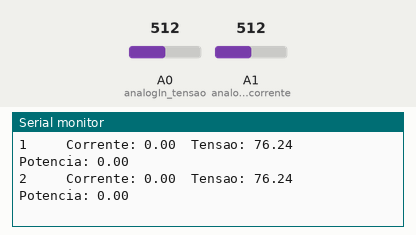
A sketch run on a simulated Arduino Uno, built with avr-gcc and run on an emulated ATmega328P. On the bench: the last lines printed to the serial monitor. The inputs (shaded band) are chosen by the test bench; at power-on: A0 (analogIn_tensao) = 512, A1 (analogIn_corrente) = 512.

Above: at 1.3 s.
1.4 s: A0 (analogIn_tensao) set to 716
At 1.9 s:
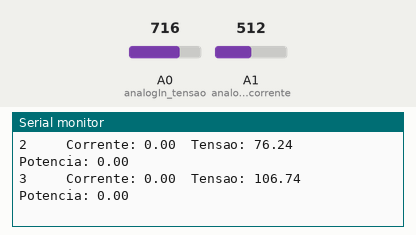
2.9 s: A1 (analogIn_corrente) set to 716
At 3.4 s:
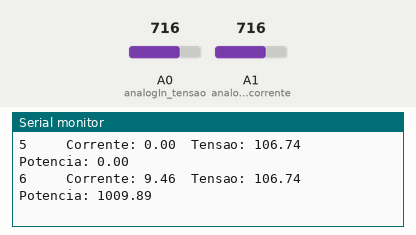
4.4 s: A0 (analogIn_tensao) set to 900
At 4.9 s:
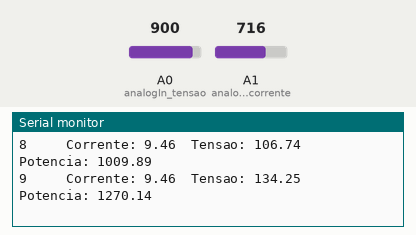
5.9 s: A1 (analogIn_corrente) set to 900
At 6.4 s:
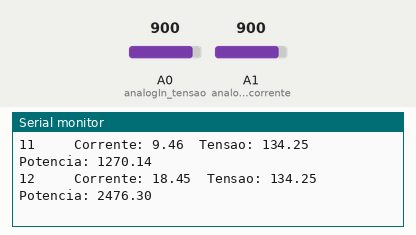
Timing chart, 0 to 8.4 s (numbered marks = the images above; inputs shaded):
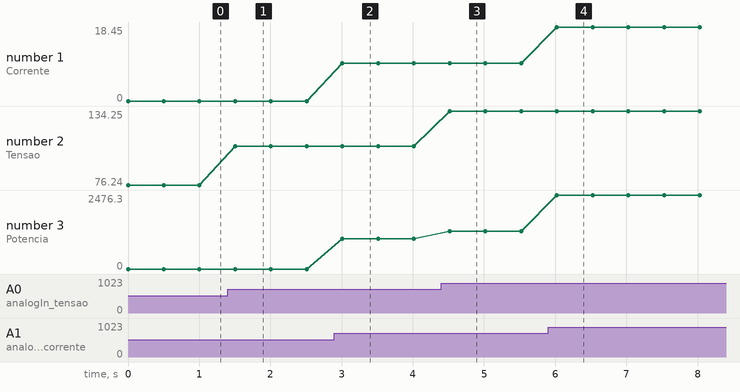

Measured:
- after the input at 1.4 s, the serial monitor: prints a new line after 0.11 s (image 1)
- after the input at 2.9 s, the serial monitor: prints a new line after 0.11 s (image 2)
- after the input at 4.4 s, the serial monitor: prints a new line after 0.12 s (image 3)
- after the input at 5.9 s, the serial monitor: prints a new line after 0.12 s (image 4)
- plotted number 1: 0 → 9.46 after the input at 2.9 s, 9.46 → 18.45 after the input at 5.9 s
- plotted number 2: 76.24 → 106.74 after the input at 1.4 s, 106.74 → 134.25 after the input at 4.4 s
- plotted number 3: 0 → 1009.89 after the input at 2.9 s, 1009.89 → 1270.14 after the input at 4.4 s, 1270.14 → 2476.3 after the input at 5.9 s

The sketch:

Sensor_Tensao_Corrente.ino
```cpp
//------Sensor de Corrente------
const int analogIn_corrente = A1;
// Valor é igual 100 miliVolts
int mVperAmp = 100;
int RawValue = 0;
int count = 0;
float maximo = 0;
double Voltage = 0;
double Amps = 0;
int ACSoffset = 2500;
float erro_corrente = 0.25;
//------------------------------//

//------Sensor de Tensao------
const int analogIn_tensao = A0;
float tensao = 0;
float erro = 2;
//Valor de calibragem da tensão
float form = 0.1495;
//------------------------------//

//Variavel que recebe valor da potencia.
float potencia = 0;
//Contador de leitura
int aux = 0;


void setup() {
  Serial.begin (9600);
}

void loop() {

  tensao = analogRead(analogIn_tensao);
  tensao = (tensao - erro)*form;
  RawValue = analogRead(analogIn_corrente);
  Voltage = (RawValue / 1024.0) * 5000; // Gets you mV
  Amps = ((Voltage - ACSoffset) / mVperAmp)- erro_corrente;

  //Corrente Negativas Convertidas
  if (Amps < 0){
   Amps = Amps * -1;
  }

  //Corrente maior
  if (maximo < Amps){
   maximo = Amps;
  }

  //Correnção de Corrente
  Amps = Amps - erro_corrente;

  //Filtro
  if(Amps < 0.3 * maximo){
    Amps = 0;
  }

  //Cálculo de Potência
  potencia = Amps*tensao;

  Serial.print(aux++);
  Serial.print("     Corrente: ");
  Serial.print(Amps);
  Serial.print("  Tensao: ");
  Serial.print(tensao);
  Serial.print("   Potencia: ");
  Serial.println(potencia);
  delay(500);
}
```
